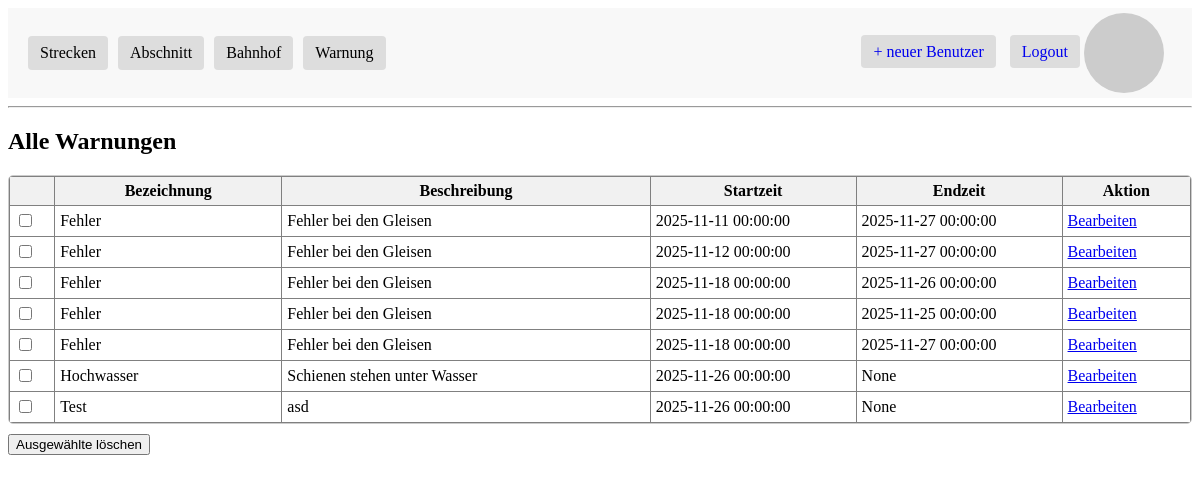
The page /warnung (signed in) on the database as committed earlier.
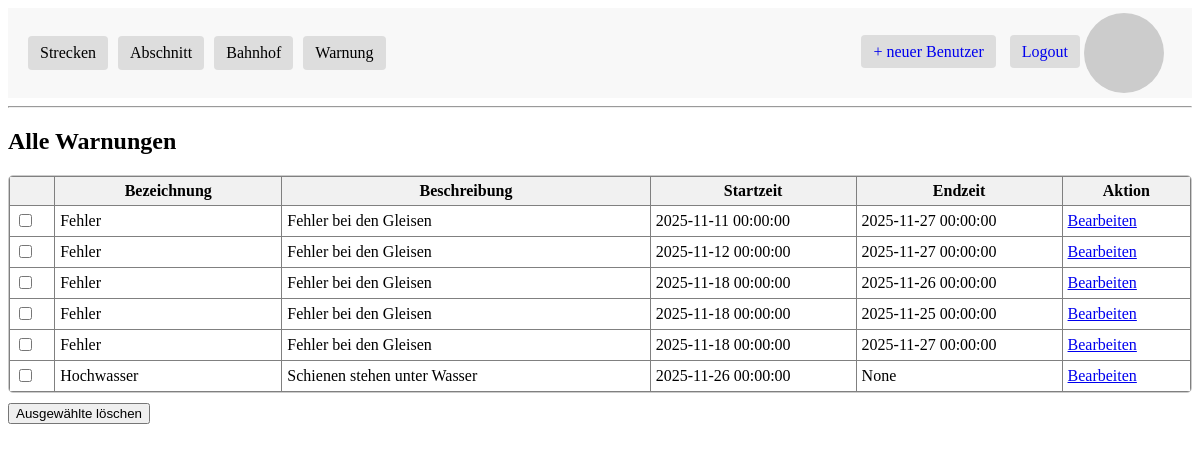
The same page on the database as committed later.
### app/models.py (models this page shows, shortened)
class Warnung(db.Model):
    __tablename__ = 'warnung'
    warnungId: so.Mapped[int] = so.mapped_column(primary_key=True)
    bezeichnung: so.Mapped[str] = so.mapped_column(sa.String(100))
    beschreibung: so.Mapped[Optional[str]] = so.mapped_column(sa.Text)
    startZeit: so.Mapped[datetime] = so.mapped_column()
    endZeit: so.Mapped[Optional[datetime]] = so.mapped_column()
    abschnitte: so.Mapped[list["Abschnitt"]] = so.relationship(
        "Abschnitt",
        secondary=abschnitt_warnung_m2m,
        back_populates="warnungen"
    )

### app/routes.py (the view)
@app.route('/', methods=['GET', 'POST'])
@app.route('/warnung', methods=['GET', 'POST'])
@login_required
def warnung():
    posts = Warnung.query.all()
    return render_template(
        'warnung.html',
        posts=posts,
        role=current_user.role
    )

### app/models.py (called while the page is built)
@login.user_loader
def load_user(id):
    return db.session.get(User, int(id))

    def avatar(self, size):
        digest = md5(self.email.lower().encode('utf-8')).hexdigest()
        return f'https://www.gravatar.com/avatar/{digest}?d=identicon&s={size}'

### app/templates/warnung.html (shortened to what this page needs)
{% extends "base.html" %}
{% block content %}
<h2>Alle Warnungen</h2>
<div style="display: flex; gap: 20px;">
    <div style="flex: 1; display: flex; flex-direction: column;">
        <form method="POST" action="{{ url_for('delete_multiple_warnung') }}" id="warnung-form">
            <div style="overflow-y: auto; max-height: 80vh; border: 1px solid #ccc; border-radius: 5px; flex-shrink: 0;">
                <table class="table table-striped" border="1" cellpadding="5" style="border-collapse: collapse; width: 100%; margin-bottom: 0;">
                    <thead>
                        <tr>
                            {% if role.value != 'mitarbeiter' %}
                            <th style="min-width: 21px;"></th>
                            {% endif %}
                            <th style="min-width: 150px;">Bezeichnung</th>
                            <th style="min-width: 250px;">Beschreibung</th>
                            <th style="min-width: 120px;">Startzeit</th>
                            <th style="min-width: 120px;">Endzeit</th>
                            {% if role.value != 'mitarbeiter' %}
                            <th style="min-width: 80px;">Aktion</th>
                            {% endif %}
                        </tr>
                    </thead>
                    <tbody>
                        {% for w in posts %}
                        <tr>
                            {% if role.value != 'mitarbeiter' %}
                            <td><input type="checkbox" name="warnung_ids" value="{{ w.warnungId }}"></td>
                            {% endif %}
                            <td>{{ w.bezeichnung }}</td>
                            <td>{{ w.beschreibung }}</td>
                            <td>{{ w.startZeit }}</td>
                            <td>{{ w.endZeit }}</td>
                            {% if role.value != 'mitarbeiter' %}
                            <td>
                                <a href="{{ url_for('edit_warnung', warnung_id=w.warnungId) }}" class="btn btn-primary btn-sm">Bearbeiten</a>
                            </td>
                            {% endif %}
                        </tr>
                        {% endfor %}
                    </tbody>
                </table>
            </div> <div style="margin-top: 10px;">
                {% if role.value != 'mitarbeiter' %}
                    <button type="submit" class="btn btn-danger"
                            onclick="return confirm('Willst du wirklich alle ausgewählten Warnungen löschen?');">
                        Ausgewählte löschen
                    </button>
                {% endif %}
            </div>
        </form>
    </div> </div>
{% endblock %}

### app/templates/base.html (shortened to what this page needs)
<!doctype html>
<html>
<head>
    <link rel="stylesheet" href="{{ url_for('static', filename='css/base.css') }}">
</head>
<body>
    <div class="header">
        <ul class="menu">
        <li class="dropdown">
            <a href="{{ url_for('strecke') }}">Strecken</a>
        </li>
        <li class="dropdown">
            <a href="{{ url_for('abschnitt') }}">Abschnitt</a>
        </li>
        <li class="dropdown">
            <a href="{{ url_for('bahnhof') }}">Bahnhof</a>
        </li>
        <li class="dropdown">
            <a href="{{ url_for('warnung') }}">Warnung</a>
        </li>
    </ul>
        <div class="user-links">
            {% if current_user.is_anonymous %}
                <a href="{{ url_for('login') }}">Login</a>
            {% elif current_user.role.value == 'admin' %}
                <a href="{{ url_for('register') }}">+ neuer Benutzer</a>
                <a href="{{ url_for('logout') }}">Logout</a>
            {% else %}
                <a href="{{ url_for('logout') }}">Logout</a>
            {% endif %}
            {% if not current_user.is_anonymous %}
            <img src="{{ current_user.avatar(40) }}" alt="Avatar" style="border-radius:50%; vertical-align:middle; margin-right:8px;">
            {% endif %}
        </div>
    </div>
    <hr>
    {% block content %}{% endblock %}
</body>
</html>

### app/static/css/base.css (style rules this page uses)
.header { display: flex; justify-content: space-between; align-items: center; padding: 5px 20px; background-color: #f8f8f8; }
.menu { list-style: none; padding: 0; margin: 0; background-color: transparent; display: flex; gap: 10px; }
.menu li { margin: 0; padding: 0; background-color: transparent; position: relative; }
.user-links a { text-decoration: none; padding: 8px 12px; background-color: #ddd; border-radius: 4px; margin-left: 10px; transition: background-color 0.2s; }
.menu > li > a { background-color: #ddd; color: black; padding: 8px 12px; border-radius: 4px; text-decoration: none; display: inline-block; transition: background-color 0.2s; }

### app/templates/warnung.html (style rules this page uses)
.table thead tr { background-color: #f1f1f1; position: sticky; top: 0; z-index: 10; }

Rows that differ between the two databases and show on the page:
removed Warnung: bezeichnung "Test", beschreibung "asd", startZeit "2025-11-26 00:00:00", endZeit "None"
